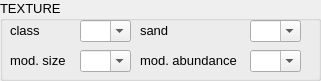
     <widget class="QGroupBox" name="groupBox_14">
      <property name="geometry">
       <rect>
        <x>20</x>
        <y>170</y>
        <width>321</width>
        <height>81</height>
       </rect>
      </property>
      <property name="font">
       <font>
        <pointsize>10</pointsize>
       </font>
      </property>
      <property name="title">
       <string>TEXTURE</string>
      </property>
      <widget class="QLabel" name="label_244">
       <property name="geometry">
        <rect>
         <x>10</x>
         <y>50</y>
         <width>61</width>
         <height>21</height>
        </rect>
       </property>
       <property name="font">
        <font>
         <pointsize>10</pointsize>
        </font>
       </property>
       <property name="text">
        <string>mod. size</string>
       </property>
       <property name="alignment">
        <set>Qt::AlignLeading|Qt::AlignLeft|Qt::AlignVCenter</set>
       </property>
      </widget>
      <widget class="QComboBox" name="Texture_Mod_Size_CB_Hor_2">
       <property name="geometry">
        <rect>
         <x>80</x>
         <y>50</y>
         <width>51</width>
         <height>22</height>
        </rect>
       </property>
       <property name="editable">
        <bool>true</bool>
       </property>
      </widget>
      <widget class="QLabel" name="label_269">
       <property name="geometry">
        <rect>
         <x>10</x>
         <y>20</y>
         <width>47</width>
         <height>21</height>
        </rect>
       </property>
       <property name="font">
        <font>
         <pointsize>10</pointsize>
        </font>
       </property>
       <property name="text">
        <string>class</string>
       </property>
       <property name="alignment">
        <set>Qt::AlignLeading|Qt::AlignLeft|Qt::AlignVCenter</set>
       </property>
      </widget>
      <widget class="QLabel" name="label_270">
       <property name="geometry">
        <rect>
         <x>140</x>
         <y>50</y>
         <width>101</width>
         <height>21</height>
        </rect>
       </property>
       <property name="font">
        <font>
         <pointsize>10</pointsize>
        </font>
       </property>
       <property name="text">
        <string>mod. abundance</string>
       </property>
      </widget>
      <widget class="QComboBox" name="Texture_Class_CB_Hor_2">
       <property name="geometry">
        <rect>
         <x>80</x>
         <y>20</y>
         <width>51</width>
         <height>22</height>
        </rect>
       </property>
       <property name="editable">
        <bool>true</bool>
       </property>
      </widget>
      <widget class="QComboBox" name="Texture_Mod_Abundance_CB_Hor_2">
       <property name="geometry">
        <rect>
         <x>250</x>
         <y>50</y>
         <width>51</width>
         <height>22</height>
        </rect>
       </property>
       <property name="editable">
        <bool>true</bool>
       </property>
      </widget>
      <widget class="QLabel" name="label_271">
       <property name="geometry">
        <rect>
         <x>140</x>
         <y>20</y>
         <width>41</width>
         <height>21</height>
        </rect>
       </property>
       <property name="font">
        <font>
         <pointsize>10</pointsize>
        </font>
       </property>
       <property name="text">
        <string>sand</string>
       </property>
       <property name="alignment">
        <set>Qt::AlignLeading|Qt::AlignLeft|Qt::AlignVCenter</set>
       </property>
      </widget>
      <widget class="QComboBox" name="Texture_Sand_CB_Hor_2">
       <property name="geometry">
        <rect>
         <x>250</x>
         <y>20</y>
         <width>51</width>
         <height>22</height>
        </rect>
       </property>
       <property name="editable">
        <bool>true</bool>
       </property>
      </widget>
     </widget>
